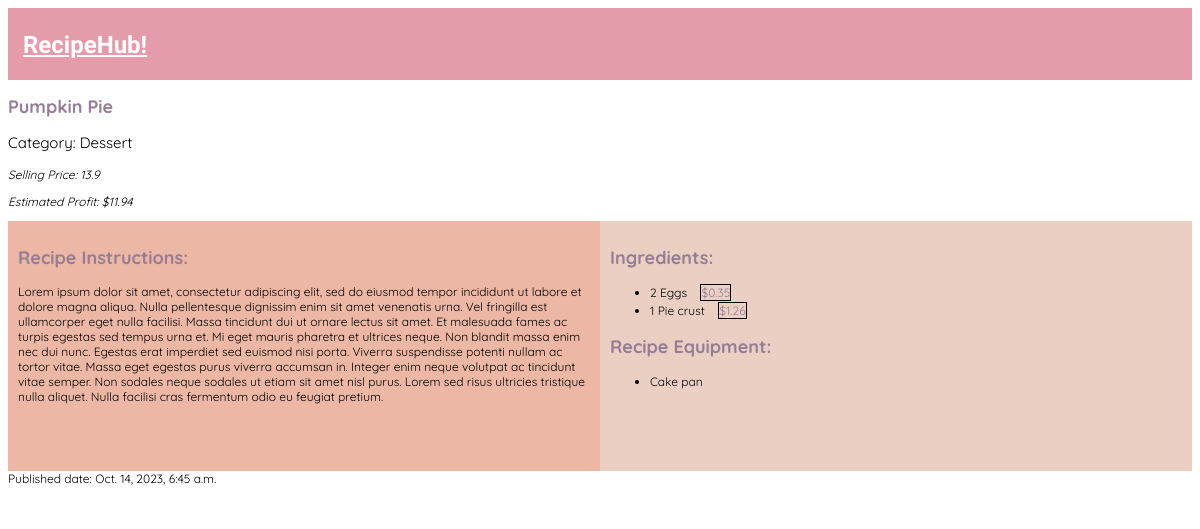
The app's page /recipe/2/ with its own data.
### Recipehub/models.py (models this page shows, shortened)
class Recipe(models.Model):
    title = models.CharField(max_length=255)
    selling_price = models.FloatField()
    category = models.ForeignKey(Category, on_delete=models.CASCADE)
    instructions = models.TextField()
    created_date = models.DateTimeField(default=timezone.now)
    published_date = models.DateTimeField(blank=True, null=True)
    def profit_calculator(self):
        cost_price = 0
        recipe_indgredients = RecipeIngredient.objects.filter(recipe=self)
        for recipe_ingredient in recipe_indgredients:
            ingredient = recipe_ingredient.ingredient
            quantity = float(recipe_ingredient.quantity)
            ingredient_cost = ingredient.cost
            cost_price += quantity * ingredient_cost
        profit = self.selling_price - cost_price
        formatted_profit = "{:.2f}".format(profit)
        return formatted_profit

class Category(models.Model):
    name = models.CharField(max_length=225)

class RecipeIngredient(models.Model):
    recipe = models.ForeignKey(Recipe, on_delete=models.CASCADE)
    ingredient = models.ForeignKey(Ingredient, on_delete=models.CASCADE)
    quantity = models.CharField(max_length=255)

class Ingredient(models.Model):
    name = models.CharField(max_length=225)
    cost = models.FloatField()

class RecipeEquipment(models.Model):
    recipe = models.ForeignKey(Recipe, on_delete=models.CASCADE)
    equipment = models.ForeignKey(equipment, on_delete=models.CASCADE)

class equipment(models.Model):
    name = models.CharField(max_length=225)

### Recipehub/views.py (the view)
# urls.py: path('recipe/<int:pk>/', views.recipe_detail, name='recipe_detail'),
def recipe_detail(request, pk):
    recipe = get_object_or_404(Recipe, pk=pk)
    recipe.formatted_profit = recipe.profit_calculator()
    recipe.recipe_ingredients = RecipeIngredient.objects.filter(recipe=recipe)
    recipe.recipe_equipment = RecipeEquipment.objects.filter(recipe=recipe)
    return render(request, 'Recipehub/recipe_detail.html', {'recipe': recipe})

### Recipehub/templates/Recipehub/recipe_detail.html (shortened to what this page needs)
{% extends 'Recipehub/base.html' %}
{% block content %}
<ARTICLE>
    <h2>{{ recipe.title }}</h2>
    <p style="font-size: 15px;"></pstyle> Category: {{ recipe.category.name }} </p>
    <p><em>Selling Price: {{ recipe.selling_price }}</em></p>
    <p><em>Estimated Profit: ${{ recipe.formatted_profit }}</em></p>
    <div class ="row">
        <div class="column" style="background-color:#ecb8a5;">
            <h2> Recipe Instructions: </h2>
            <p> {{ recipe.instructions | linebreaksbr}}</p>
        </div>
        <div class="column" style="background-color:#eccfc3;">
            <h2> Ingredients: </h2>
            <ul>
                {% for recipe_ingredient in recipe.recipe_ingredients %}
                    <li>
                        <span>{{ recipe_ingredient.quantity }} {{ recipe_ingredient.ingredient.name }}</span>
                        <span class="ingredient-cost">${{ recipe_ingredient.ingredient.cost }}</span>
                    </li>
                {% endfor %}
            </ul>
                <h2> Recipe Equipment: </h2>
                <ul>
                {% for recipe_equipment in recipe.recipe_equipment %}
                    <li>
                        <span class="recipe-equipment">{{ recipe_equipment.equipment.name }} </span>
                    </li>
                {% endfor %}
                </ul>
            </div>
        </div>
    <time> Published date: {{ recipe.published_date }}</time>
</ARTICLE>
<br>
{% endblock %}

### Recipehub/static/css/Recipehub.css (style rules this page uses)
body { font-family: 'Quicksand'; font-size: 12px; }
h2 { color: #957D95; }
* { box-sizing: border-box; }
.column { float: left; width: 50%; padding: 10px; height: 250px; }
.row:after { content: ""; display: table; clear: both; }
.ingredient-cost { margin-left: 10px; color: #957D95; border: .5px solid #000; line-height: 1.5 }
.recipe-equipment { line-height: 1.5 }

### records on screen
Recipe: title "Pumpkin Pie", category.name "Dessert", selling_price "13.9", formatted_profit "11.94", instructions "Lorem ipsum dolor sit amet, consectetur adipiscing elit, sed do eiusmod tempor incididunt ut labore et dolore magna aliqua. Nulla pellentesque dignissim enim sit amet venenatis urna. Vel fringilla est ullamcorper eget nulla facilisi. Massa tincidunt dui ut ornare lectus sit amet. Et malesuada fames ac turpis egestas sed tempus urna et. Mi eget mauris pharetra et ultrices neque. Non blandit massa enim nec dui nunc. Egestas erat imperdiet sed euismod nisi porta. Viverra suspendisse potenti nullam ac tortor vitae. Massa eget egestas purus viverra accumsan in. Integer enim neque volutpat ac tincidunt vitae semper. Non sodales neque sodales ut etiam sit amet nisl purus. Lorem sed risus ultricies…", published_date "Oct. 14, 2023, 6:45 a.m."
RecipeIngredient: quantity "2", ingredient.name "Eggs", ingredient.cost "0.35"
RecipeIngredient: quantity "1", ingredient.name "Pie crust", ingredient.cost "1.26"
RecipeEquipment: equipment.name "Cake pan"
